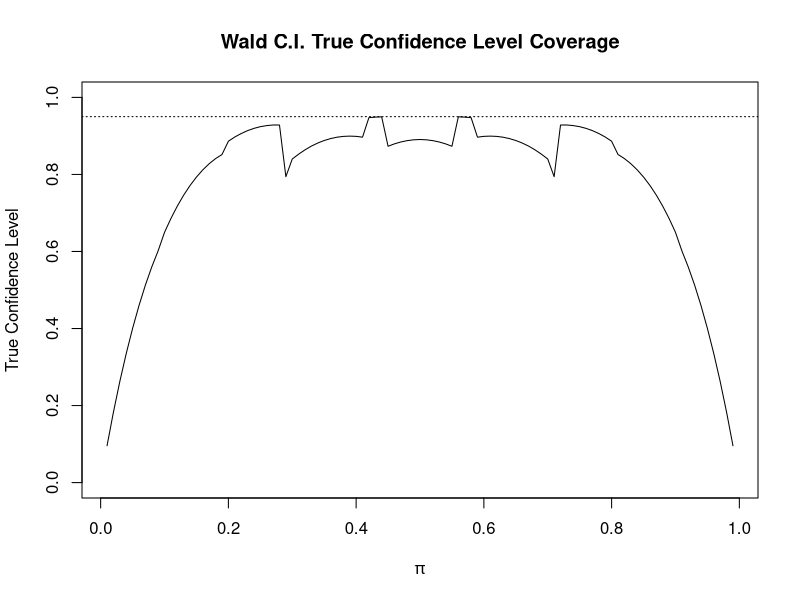
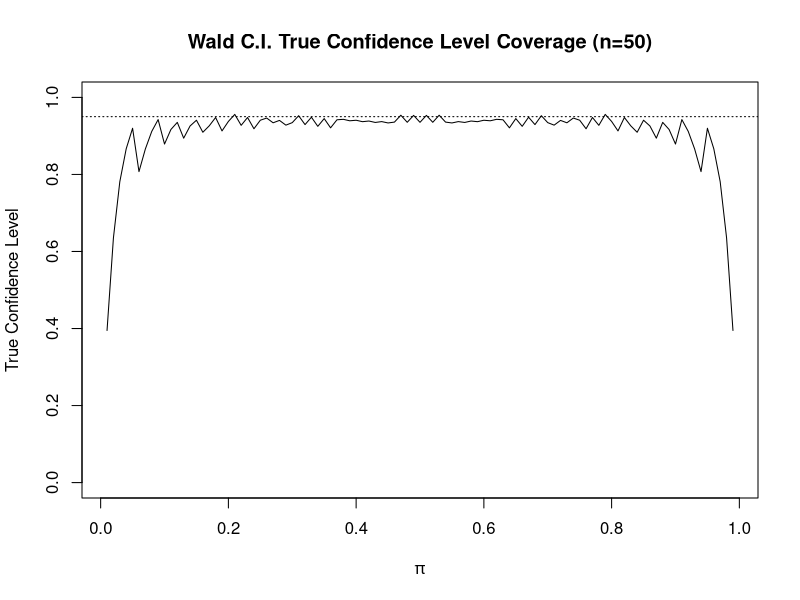
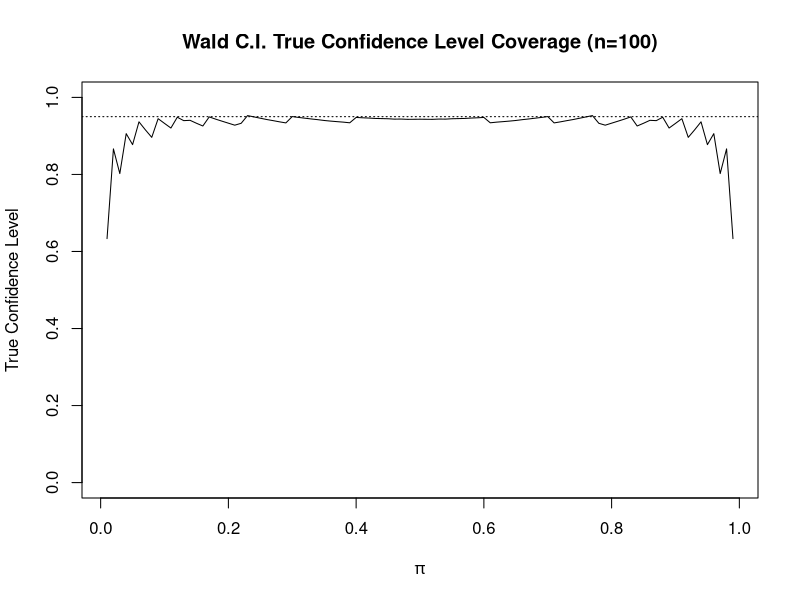
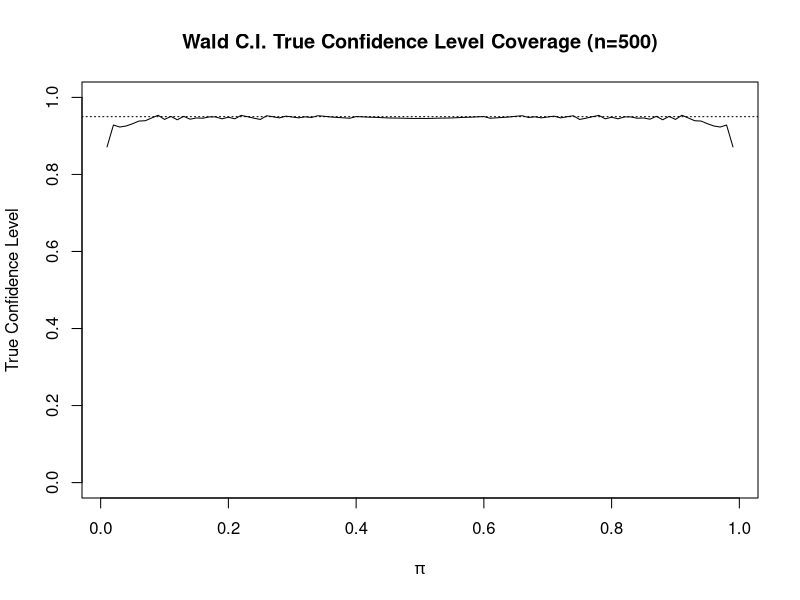

Recreate these plots in R, in order. (Note: this script raises an error after producing the figures.)
## ---- chunk 1

require(knitr)
# Wrap long lines in R:
opts_chunk$set(tidy.opts=list(width.cutoff=80),tidy=TRUE)


pi = 0.6 # true parameter value of the probability of success
alpha = 0.05 # significane level
n = 10
w = 0:n

wald.CI.true.coverage = function(pi, alpha=0.05, n) {
  w = 0:n

  pi.hat = w/n
  pmf = dbinom(x=w, size=n, prob=pi)
  
  var.wald = pi.hat*(1-pi.hat)/n
  wald.CI_lower.bound = pi.hat - qnorm(p = 1-alpha/2)*sqrt(var.wald)
  wald.CI_upper.bound = pi.hat + qnorm(p = 1-alpha/2)*sqrt(var.wald)
  
  covered.pi = ifelse(test = pi>wald.CI_lower.bound, 
                      yes = ifelse(test = pi<wald.CI_upper.bound, yes=1, no=0), no=0)
  
  wald.CI.true.coverage = sum(covered.pi*pmf)
  
  wald.df = data.frame(w, pi.hat, 
                       round(data.frame(pmf, wald.CI_lower.bound,wald.CI_upper.bound),4), 
                       covered.pi)
  
  return(wald.df)
}

wald.df = wald.CI.true.coverage(pi=0.6, alpha=0.05, n=10)

wald.CI.true.coverage.level = sum(wald.df$covered.pi*wald.df$pmf)

pi.seq = seq(0.01, 0.99, by=0.01)

wald.CI.true.matrix = matrix(data=NA,nrow=length(pi.seq),ncol=2)

counter=1
for (pi in pi.seq) {
    wald.df2 = wald.CI.true.coverage(pi=pi, alpha=0.05, n=10)
    #print(paste('True Coverage is', sum(wald.df2$covered.pi*wald.df2$pmf)))
    wald.CI.true.matrix[counter,] = c(pi,sum(wald.df2$covered.pi*wald.df2$pmf))
    counter = counter+1
}
str(wald.CI.true.matrix)
wald.CI.true.matrix[1:5,]

# Plot the true coverage level (for given n and alpha)
plot(x=wald.CI.true.matrix[,1],
     y=wald.CI.true.matrix[,2],
     ylim=c(0,1),
     main = "Wald C.I. True Confidence Level Coverage", xlab=expression(pi),
     ylab="True Confidence Level",
     type="l")
abline(h=1-alpha, lty="dotted")
## ---- chunk 2
wald.CI.true.coverage.level  #n=10
## ---- chunk 3

require(knitr)
# Wrap long lines in R:
opts_chunk$set(tidy.opts=list(width.cutoff=80),tidy=TRUE)


pi = 0.6 # true parameter value of the probability of success
alpha = 0.05 # significance level
n = 50
w = 0:n

wald.CI.true.coverage = function(pi, alpha=0.05, n) {
  
  w = 0:n

  pi.hat = w/n
  pmf = dbinom(x=w, size=n, prob=pi)
  
  var.wald = pi.hat*(1-pi.hat)/n
  wald.CI_lower.bound = pi.hat - qnorm(p = 1-alpha/2)*sqrt(var.wald)
  wald.CI_upper.bound = pi.hat + qnorm(p = 1-alpha/2)*sqrt(var.wald)
  
  covered.pi = ifelse(test = pi>wald.CI_lower.bound, 
                      yes = ifelse(test = pi<wald.CI_upper.bound, yes=1, no=0), no=0)
  
  wald.CI.true.coverage = sum(covered.pi*pmf)
  
  wald.df = data.frame(w, pi.hat, 
                       round(data.frame(pmf, wald.CI_lower.bound,wald.CI_upper.bound),4), 
                       covered.pi)
  
  return(wald.df)
}

wald.df = wald.CI.true.coverage(pi=0.6, alpha=0.05, n=50)

wald.CI.true.coverage.level = sum(wald.df$covered.pi*wald.df$pmf)

pi.seq = seq(0.01, 0.99, by=0.01)

wald.CI.true.matrix = matrix(data=NA,nrow=length(pi.seq),ncol=2)

counter=1
for (pi in pi.seq) {
    wald.df2 = wald.CI.true.coverage(pi=pi, alpha=0.05, n=50)
    #print(paste('True Coverage is', sum(wald.df2$covered.pi*wald.df2$pmf)))
    wald.CI.true.matrix[counter,] = c(pi,sum(wald.df2$covered.pi*wald.df2$pmf))
    counter = counter+1
}
str(wald.CI.true.matrix)
wald.CI.true.matrix[1:5,]
## ---- chunk 4
wald.CI.true.coverage.level #I wanted to see true CL for each level of n
## ---- chunk 5
# Plot the true coverage level (for given n and alpha)
plot(x=wald.CI.true.matrix[,1],
     y=wald.CI.true.matrix[,2],
     ylim=c(0,1),
     main = "Wald C.I. True Confidence Level Coverage (n=50)", xlab=expression(pi),
     ylab="True Confidence Level",
     type="l")
abline(h=1-alpha, lty="dotted")
## ---- chunk 6

require(knitr)
# Wrap long lines in R:
opts_chunk$set(tidy.opts=list(width.cutoff=80),tidy=TRUE)


pi = 0.6 # true parameter value of the probability of success
alpha = 0.05 # significane level
n = 100
w = 0:n

wald.CI.true.coverage = function(pi, alpha=0.05, n) {
  
  w = 0:n

  pi.hat = w/n
  pmf = dbinom(x=w, size=n, prob=pi)
  
  var.wald = pi.hat*(1-pi.hat)/n
  wald.CI_lower.bound = pi.hat - qnorm(p = 1-alpha/2)*sqrt(var.wald)
  wald.CI_upper.bound = pi.hat + qnorm(p = 1-alpha/2)*sqrt(var.wald)
  
  covered.pi = ifelse(test = pi>wald.CI_lower.bound, 
                      yes = ifelse(test = pi<wald.CI_upper.bound, yes=1, no=0), no=0)
  
  wald.CI.true.coverage = sum(covered.pi*pmf)
  
  wald.df = data.frame(w, pi.hat, 
                       round(data.frame(pmf, wald.CI_lower.bound,wald.CI_upper.bound),4), 
                       covered.pi)
  
  return(wald.df)
}

wald.df = wald.CI.true.coverage(pi=0.6, alpha=0.05, n=100)

wald.CI.true.coverage.level = sum(wald.df$covered.pi*wald.df$pmf)

pi.seq = seq(0.01, 0.99, by=0.01)

wald.CI.true.matrix = matrix(data=NA,nrow=length(pi.seq),ncol=2)

counter=1
for (pi in pi.seq) {
    wald.df2 = wald.CI.true.coverage(pi=pi, alpha=0.05, n=100)
    #print(paste('True Coverage is', sum(wald.df2$covered.pi*wald.df2$pmf)))
    wald.CI.true.matrix[counter,] = c(pi,sum(wald.df2$covered.pi*wald.df2$pmf))
    counter = counter+1
}
str(wald.CI.true.matrix)
wald.CI.true.matrix[1:5,]
## ---- chunk 7
wald.CI.true.coverage.level
## ---- chunk 8
# Plot the true coverage level (for given n and alpha)
plot(x=wald.CI.true.matrix[,1],
     y=wald.CI.true.matrix[,2],
     ylim=c(0,1),
     main = "Wald C.I. True Confidence Level Coverage (n=100)", xlab=expression(pi),
     ylab="True Confidence Level",
     type="l")
abline(h=1-alpha, lty="dotted")
## ---- chunk 9

require(knitr)
# Wrap long lines in R:
opts_chunk$set(tidy.opts=list(width.cutoff=80),tidy=TRUE)


pi = 0.6 # true parameter value of the probability of success
alpha = 0.05 # significane level
n = 500
w = 0:n

wald.CI.true.coverage = function(pi, alpha=0.05, n) {
  
  w = 0:n

  pi.hat = w/n
  pmf = dbinom(x=w, size=n, prob=pi)
  
  var.wald = pi.hat*(1-pi.hat)/n
  wald.CI_lower.bound = pi.hat - qnorm(p = 1-alpha/2)*sqrt(var.wald)
  wald.CI_upper.bound = pi.hat + qnorm(p = 1-alpha/2)*sqrt(var.wald)
  
  covered.pi = ifelse(test = pi>wald.CI_lower.bound, 
                      yes = ifelse(test = pi<wald.CI_upper.bound, yes=1, no=0), no=0)
  
  wald.CI.true.coverage = sum(covered.pi*pmf)
  
  wald.df = data.frame(w, pi.hat, 
                       round(data.frame(pmf, wald.CI_lower.bound,wald.CI_upper.bound),4), 
                       covered.pi)
  
  return(wald.df)
}


wald.df = wald.CI.true.coverage(pi=0.6, alpha=0.05, n=500)

wald.CI.true.coverage.level = sum(wald.df$covered.pi*wald.df$pmf)

pi.seq = seq(0.01, 0.99, by=0.01)

wald.CI.true.matrix = matrix(data=NA,nrow=length(pi.seq),ncol=2)

counter=1
for (pi in pi.seq) {
    wald.df2 = wald.CI.true.coverage(pi=pi, alpha=0.05, n=500)
    #print(paste('True Coverage is', sum(wald.df2$covered.pi*wald.df2$pmf)))
    wald.CI.true.matrix[counter,] = c(pi,sum(wald.df2$covered.pi*wald.df2$pmf))
    counter = counter+1
}
str(wald.CI.true.matrix)
wald.CI.true.matrix[1:5,]
## ---- chunk 10
wald.CI.true.coverage.level
## ---- chunk 11
# Plot the true coverage level (for given n and alpha)
plot(x=wald.CI.true.matrix[,1],
     y=wald.CI.true.matrix[,2],
     ylim=c(0,1),
     main = "Wald C.I. True Confidence Level Coverage (n=500)", xlab=expression(pi),
     ylab="True Confidence Level",
     type="l")
abline(h=1-alpha, lty="dotted")
## ---- chunk 12
# 
# require(knitr)
# opts_chunk$set(tidy.opts=list(width.cutoff=80),tidy=TRUE)
# 
# n = 50
# w = 18
# alpha = 0.05 # significance level
# pi.hat <- w/n

# wilson.CI.true.coverage = function(alpha=0.05, n) {
#   
#   w = 0:n
# 
#   pi.hat = w/n
#   pmf = dbinom(x=w, size=n, prob=pi.hat)
#   
#   var.wilson = pi.hat*(1-pi.hat)/n
#   wilson.CI_lower.bound = pi.hat - qnorm(p = 1-alpha/2)*sqrt(var.wilson)
#   wald.CI_upper.bound = pi.hat + qnorm(p = 1-alpha/2)*sqrt(var.wilson)
#   
#   covered.pi = ifelse(test = pi>wilson.CI_lower.bound, yes = ifelse(test = pi
#         <wilson.CI_upper.bound, yes=1, no=0), no=0)
#     
#   wilson.CI.true.coverage = sum(covered.pi*pmf)
#   
#   wilson.df = data.frame(w, pi.hat, 
#                        round(data.frame(pmf, wilson.CI_lower.bound,wilson.CI_upper.bound),4), 
#                        covered.pi)
#   
#   return(wilson.df)
# }
# 
# #Adjusted estimate of pi
# pi.tilde <- (w + qnorm(p = 1-alpha/2)^2 /2) / (n + qnorm(p = 1-alpha/2)^2)
# 
# #Wilson Confidence Internval
# wilson.CI <- round(pi.tilde + qnorm(p = c(alpha/2, 1-alpha/2)) * sqrt(n) / (n + qnorm(p = 1-alpha/2)^2) * sqrt(pi.hat*(1-pi.hat) + qnorm(p = 1-alpha/2)^2/(4*n)), 4)
# 
# pi.seq = seq(0.01, 0.99, by=0.01)
# 
# # Create a matrix to store (1) pi.hat and (2) the true confidence level 
# wilson.CI.true.matrix = matrix(data=NA,nrow=length(pi.seq),ncol=2)
# 
# counter=1
# for (pi in pi.seq) {
#     wilson.df2 = wilson.CI.true.coverage(alpha=0.05, n=50)
#     #print(paste('True Coverage is', sum(wald.df2$covered.pi*wald.df2$pmf)))
#     wilson.CI.true.matrix[counter,] = c(pi,sum(wilson.df2$covered.pi*wilson.df2$pmf))
#     counter = counter+1
# }
# str(wilson.CI.true.matrix)
# wilson.CI.true.matrix[1:5,]
# 
# pi.tilde
# wilson.CI

## ---- chunk 13
# 
# require(knitr)
# opts_chunk$set(tidy.opts=list(width.cutoff=80),tidy=TRUE)
# 
# n = 50
# w = 18
# alpha = 0.05 # significance level
# pi.hat <- w/n
# p.tilde<-(w + qnorm(p = 1-alpha/2)^2 /2) / (n+qnorm(1-alpha/2)^2)
# 
# lower.wilson<-p.tilde - qnorm(p = 1-alpha/2) * sqrt(n) / (n+qnorm(1-alpha/2)^2) * sqrt(pi.hat*(1-pi.hat) + qnorm(1-alpha/2)^2/(4*n))
# 
# upper.wilson<-p.tilde + qnorm(p = 1-alpha/2) * sqrt(n) / (n+qnorm(1-alpha/2)^2) * sqrt(pi.hat*(1-pi.hat) + qnorm(1-alpha/2)^2/(4*n))
# 
# pi.seq<- seq(0.01, 0.99, by=0.01)
# 
# # Save true confidence levels in a matrix
# save.true.conf<-matrix(data = NA, nrow = length(pi.seq), ncol = 2)
# #wilson.CI.true.matrix = matrix(data=NA,nrow=length(pi.seq),ncol=2)
# 
# # Create counter for the loop
# counter<-1
# 
# # Loop over each pi that the true confidence level is calculated on
# for(pi in pi.seq) {
# 
#   pmf<-dbinom(x = w, size = n, prob = pi)
# 
#   # Wilson
#   save.wilson<-ifelse(test = pi>lower.wilson, yes = ifelse(test = pi<upper.wilson, yes = 1, no = 0), no = 0)
#   wilson<-sum(save.wilson*pmf)
# }
# 
# # Plots
# 
# plot(x = save.true.conf[,1], y = save.true.conf[,4], main = "Wilson", xlab = expression(pi),
#   ylab = "True confidence level", type = "l", ylim = c(0.85,1))
# abline(h = 1-alpha, lty = "dotted")

## ---- chunk 14
placekick<-read.table(file = "placekick.BW.csv", header = TRUE, sep = ",")
head(placekick)  #This was to make sure it worked correctly
#tail(placekick)
## ---- chunk 15
# Estimate the model

mod.fit.4a <-glm(formula = Good ~ Distance + Weather + Wind15 + Temperature + Grass +
                 Pressure + Ice, family = binomial(link = logit), data = placekick)
mod.fit.4a 

## ---- chunk 16
sun.var <- placekick$Weather == "Sun"

mod.fit.4b <-glm(formula = Good ~ Distance + sun.var + Wind15 + Temperature +
                   Grass + Pressure + Ice, family = binomial(link = logit), data = placekick)

mod.fit.4b 

## ---- chunk 17
library(car)

Anova(mod.fit.4a, test = "LR")
## ---- chunk 18
anova(mod.fit.4a, test = "Chisq")
## ---- chunk 19

model.fit.Ho <- glm(formula = Good ~ 1, family = binomial(link = logit),
                    data = placekick)

model.fit.Ha <- glm(formula = Good ~ Distance + Weather + Wind15 +
                      Temperature + Grass + Pressure + Ice,
                    family = binomial(link = logit), data = placekick)

anova(model.fit.Ho, model.fit.Ha, test = "Chisq")
## ---- chunk 20
mod.fit.4d <-glm(formula = Good ~ Distance, family = binomial(link = logit),
                 data = placekick) #creating "Distance-only" model

exp(mod.fit.4d$coefficients[2])
## ---- chunk 21
mod.fit.4d.CI <- confint(object = mod.fit.4d, parm = "Distance",
                         level = 0.95)

mod.fit.4d.CI
## ---- chunk 22
#The book decreased yardage by 10 for calculations; I wanted to see what would happen if yardage increased by 10

rev(exp(10*mod.fit.4d.CI))
## ---- chunk 23
rev(1/exp(mod.fit.4d.CI*-10))
